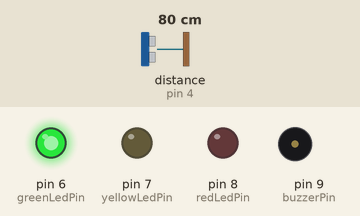
Recording of a sketch running on a simulated Arduino Nano, built with avr-gcc and run on an emulated ATmega328P. Shown: output pins drawn as LEDs (lit = HIGH), buzzer (waves = sounding). Wiring (inferred from the names in the program): ultrasonic range finder: trigger pin 5; echo pin 4. Inputs (shaded band) come from the test bench; at power-on: distance to the obstacle (sensor on pin 4) 80 cm. The echo pulse lasts 58.3 µs per cm; pins used as bus, display or sensor lines are not drawn.

Above: at 1.2 s.
1.3 s: distance to the obstacle (sensor on pin 4) set to 33 cm
2.8 s: distance to the obstacle (sensor on pin 4) set to 28 cm
At 3.15 s:
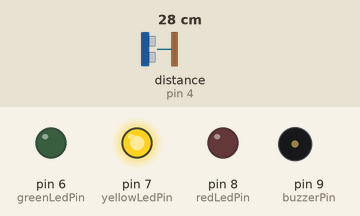
5.8 s: distance to the obstacle (sensor on pin 4) set to 18 cm
8.8 s: distance to the obstacle (sensor on pin 4) set to 15 cm
At 9.3 s:
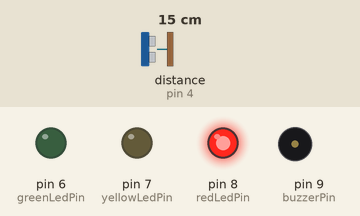
11.8 s: distance to the obstacle (sensor on pin 4) set to 35 cm
At 12.5 s:
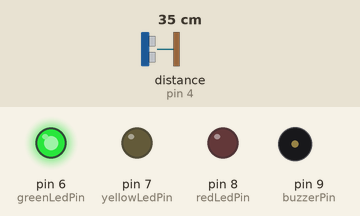
13.3 s: distance to the obstacle (sensor on pin 4) set to 2 cm
At 14.3 s:
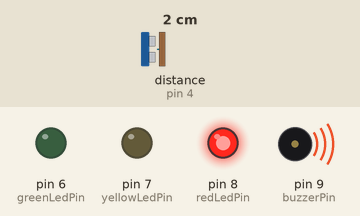
Timing chart, 0 to 17.3 s (numbered marks = the images above; inputs shaded):
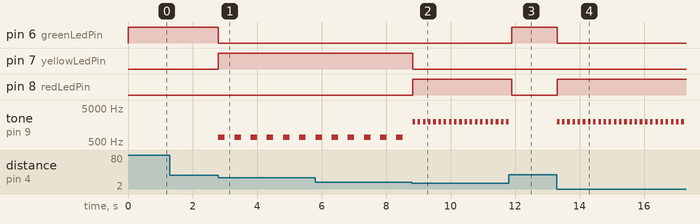

Measured:
- the behaviour switches between 32 and 31 cm on distance to the obstacle (sensor on pin 4) (found by bisection; images 0 and 1)
- the behaviour switches between 17 and 16 cm on distance to the obstacle (sensor on pin 4) (found by bisection; images 1 and 2)
- after the input at 1.3 s, every drawn part: stays the same
- after the input at 2.8 s, pin 6 (greenLedPin): HIGH → LOW at once; pin 7 (yellowLedPin): LOW → HIGH at once; tone on pin 9 (buzzerPin): alternates 700 Hz for 0.20 s and silent for 0.30 s, starting at once
- after the input at 8.8 s, pin 7 (yellowLedPin): HIGH → LOW at once; pin 8 (redLedPin): LOW → HIGH at once; tone on pin 9 (buzzerPin): alternates 2000 Hz for 0.08 s and silent for 0.08 s, starting at once
- after the input at 11.8 s, pin 6 (greenLedPin): LOW → HIGH after 0.09 s; pin 8 (redLedPin): HIGH → LOW after 0.09 s; tone on pin 9 (buzzerPin): goes on until 11.8 s, then stays silent
- after the input at 13.3 s, pin 6 (greenLedPin): HIGH → LOW at once; pin 8 (redLedPin): LOW → HIGH at once; tone on pin 9 (buzzerPin): alternates 2000 Hz for 0.08 s and silent for 0.08 s, starting at once

The sketch:

ultrasonic-3led-buzzer.ino
```cpp
/*
  Project: Multi-Phase Ultrasonic Distance Alert (3 LEDs + Buzzer)
  Scales LED indicators and synchronized beeping sound across 3 distance phases.
*/

const int trigPin = 5;
const int echoPin = 4;
const int greenLedPin = 6;  // Phase 1: Safe (> 30 cm)
const int yellowLedPin = 7; // Phase 2: Warning (15 to 30 cm)
const int redLedPin = 8;    // Phase 3: Danger (< 15 cm)
const int buzzerPin = 9;    // Passive buzzer for audio feedback

long duration;
int distance;

void setup() {
  pinMode(trigPin, OUTPUT);
  pinMode(echoPin, INPUT);
  pinMode(greenLedPin, OUTPUT);
  pinMode(yellowLedPin, OUTPUT);
  pinMode(redLedPin, OUTPUT);
  pinMode(buzzerPin, OUTPUT);
}

void loop() {
  // إرسال النبضة الصوتية من الحساس
  digitalWrite(trigPin, LOW);
  delayMicroseconds(2);
  digitalWrite(trigPin, HIGH);
  delayMicroseconds(10);
  digitalWrite(trigPin, LOW);

  // قياس زمن الارتداد وحساب المسافة بالسنتيمتر
  duration = pulseIn(echoPin, HIGH);
  distance = duration * 0.034 / 2;

  // التحكم بالمراحل الثلاث (المصابيح + الصوت المتابع لها)
  if (distance > 30) {
    // المرحلة الأولى (آمن): إضاءة الأخضر وحده ولا يوجد صوت
    digitalWrite(greenLedPin, HIGH);
    digitalWrite(yellowLedPin, LOW);
    digitalWrite(redLedPin, LOW);
    noTone(buzzerPin);
  }
  else if (distance > 15 && distance <= 30) {
    // المرحلة الثانية (تحذير): إضاءة الأصفر وحده مع صوت متقطع متوسط السرعة
    digitalWrite(greenLedPin, LOW);
    digitalWrite(yellowLedPin, HIGH);
    digitalWrite(redLedPin, LOW);

    tone(buzzerPin, 700);   // نغمة متوسطة التردد (700 هرتز)
    delay(200);             // مدة بقاء الصوت
    noTone(buzzerPin);
    delay(300);             // فترة التوقف بين النبضات
  }
  else {
    // المرحلة الثالثة (خطر): إضاءة الأحمر وحده مع صوت متقطع سريع وحاد
    digitalWrite(greenLedPin, LOW);
    digitalWrite(yellowLedPin, LOW);
    digitalWrite(redLedPin, HIGH);

    tone(buzzerPin, 2000);  // نغمة حادة وعالية الخطر (2000 هرتز)
    delay(80);              // صوت سريع جداً
    noTone(buzzerPin);
    delay(80);              // توقف قصير لتسارع الإنذار
  }
}
```
